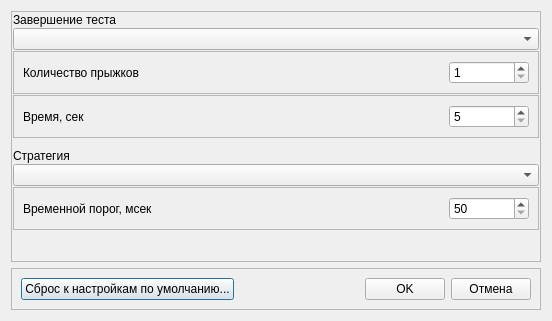
<?xml version="1.0" encoding="UTF-8"?>
<ui version="4.0">
 <class>JumpHeightTestParamsDialog</class>
 <widget class="QDialog" name="JumpHeightTestParamsDialog">
  <property name="geometry">
   <rect>
    <x>0</x>
    <y>0</y>
    <width>552</width>
    <height>321</height>
   </rect>
  </property>
  <property name="windowTitle">
   <string>Параметры теста высоты прыжков</string>
  </property>
  <layout class="QVBoxLayout" name="verticalLayout">
   <item>
    <widget class="QFrame" name="frame">
     <property name="frameShape">
      <enum>QFrame::StyledPanel</enum>
     </property>
     <property name="frameShadow">
      <enum>QFrame::Raised</enum>
     </property>
     <layout class="QVBoxLayout" name="verticalLayout_2">
      <property name="spacing">
       <number>1</number>
      </property>
      <property name="leftMargin">
       <number>1</number>
      </property>
      <property name="topMargin">
       <number>1</number>
      </property>
      <property name="rightMargin">
       <number>1</number>
      </property>
      <property name="bottomMargin">
       <number>1</number>
      </property>
      <item>
       <widget class="QLabel" name="lblFinishKind">
        <property name="text">
         <string>Завершение теста</string>
        </property>
       </widget>
      </item>
      <item>
       <widget class="QComboBox" name="cbFinishKind"/>
      </item>
      <item>
       <widget class="QFrame" name="frJumpsCount">
        <property name="frameShape">
         <enum>QFrame::StyledPanel</enum>
        </property>
        <property name="frameShadow">
         <enum>QFrame::Raised</enum>
        </property>
        <layout class="QHBoxLayout" name="horizontalLayout">
         <item>
          <widget class="QLabel" name="lblJumpsCount">
           <property name="minimumSize">
            <size>
             <width>170</width>
             <height>0</height>
            </size>
           </property>
           <property name="text">
            <string>Количество прыжков</string>
           </property>
          </widget>
         </item>
         <item>
          <spacer name="horizontalSpacer">
           <property name="orientation">
            <enum>Qt::Horizontal</enum>
           </property>
           <property name="sizeHint" stdset="0">
            <size>
             <width>40</width>
             <height>20</height>
            </size>
           </property>
          </spacer>
         </item>
         <item>
          <widget class="QSpinBox" name="edJumpsCount">
           <property name="minimumSize">
            <size>
             <width>80</width>
             <height>0</height>
            </size>
           </property>
           <property name="minimum">
            <number>1</number>
           </property>
           <property name="maximum">
            <number>200</number>
           </property>
          </widget>
         </item>
        </layout>
       </widget>
      </item>
      <item>
       <widget class="QFrame" name="frTestTime">
        <property name="frameShape">
         <enum>QFrame::StyledPanel</enum>
        </property>
        <property name="frameShadow">
         <enum>QFrame::Raised</enum>
        </property>
        <layout class="QHBoxLayout" name="horizontalLayout_2">
         <item>
          <widget class="QLabel" name="lblTestTime">
           <property name="minimumSize">
            <size>
             <width>170</width>
             <height>0</height>
            </size>
           </property>
           <property name="text">
            <string>Время, сек</string>
           </property>
          </widget>
         </item>
         <item>
          <spacer name="horizontalSpacer_2">
           <property name="orientation">
            <enum>Qt::Horizontal</enum>
           </property>
           <property name="sizeHint" stdset="0">
            <size>
             <width>40</width>
             <height>20</height>
            </size>
           </property>
          </spacer>
         </item>
         <item>
          <widget class="QSpinBox" name="edTestTime">
           <property name="minimumSize">
            <size>
             <width>80</width>
             <height>0</height>
            </size>
           </property>
           <property name="minimum">
            <number>5</number>
           </property>
           <property name="maximum">
            <number>300</number>
           </property>
           <property name="singleStep">
            <number>5</number>
           </property>
          </widget>
         </item>
        </layout>
       </widget>
      </item>
      <item>
       <spacer name="verticalSpacer_2">
        <property name="orientation">
         <enum>Qt::Vertical</enum>
        </property>
        <property name="sizeType">
         <enum>QSizePolicy::Fixed</enum>
        </property>
        <property name="sizeHint" stdset="0">
         <size>
          <width>20</width>
          <height>10</height>
         </size>
        </property>
       </spacer>
      </item>
      <item>
       <widget class="QLabel" name="lblStrategy">
        <property name="text">
         <string>Стратегия</string>
        </property>
       </widget>
      </item>
      <item>
       <widget class="QComboBox" name="cbStrategy"/>
      </item>
      <item>
       <widget class="QFrame" name="frContactTimeBound">
        <property name="frameShape">
         <enum>QFrame::StyledPanel</enum>
        </property>
        <property name="frameShadow">
         <enum>QFrame::Raised</enum>
        </property>
        <layout class="QHBoxLayout" name="horizontalLayout_3">
         <item>
          <widget class="QLabel" name="lblContactTimeBound">
           <property name="minimumSize">
            <size>
             <width>170</width>
             <height>0</height>
            </size>
           </property>
           <property name="text">
            <string>Временной порог, мсек</string>
           </property>
          </widget>
         </item>
         <item>
          <spacer name="horizontalSpacer_3">
           <property name="orientation">
            <enum>Qt::Horizontal</enum>
           </property>
           <property name="sizeHint" stdset="0">
            <size>
             <width>40</width>
             <height>20</height>
            </size>
           </property>
          </spacer>
         </item>
         <item>
          <widget class="QSpinBox" name="edContactTimeBound">
           <property name="minimumSize">
            <size>
             <width>80</width>
             <height>0</height>
            </size>
           </property>
           <property name="minimum">
            <number>50</number>
           </property>
           <property name="maximum">
            <number>1500</number>
           </property>
           <property name="singleStep">
            <number>50</number>
           </property>
          </widget>
         </item>
        </layout>
       </widget>
      </item>
      <item>
       <spacer name="verticalSpacer">
        <property name="orientation">
         <enum>Qt::Vertical</enum>
        </property>
        <property name="sizeHint" stdset="0">
         <size>
          <width>20</width>
          <height>40</height>
         </size>
        </property>
       </spacer>
      </item>
     </layout>
    </widget>
   </item>
   <item>
    <widget class="QFrame" name="frame_3">
     <property name="sizePolicy">
      <sizepolicy hsizetype="Preferred" vsizetype="Fixed">
       <horstretch>0</horstretch>
       <verstretch>0</verstretch>
      </sizepolicy>
     </property>
     <property name="frameShape">
      <enum>QFrame::StyledPanel</enum>
     </property>
     <property name="frameShadow">
      <enum>QFrame::Raised</enum>
     </property>
     <layout class="QHBoxLayout" name="horizontalLayout_12">
      <item>
       <widget class="QPushButton" name="btnDefault_2">
        <property name="text">
         <string>Сброс к настройкам по умолчанию...</string>
        </property>
       </widget>
      </item>
      <item>
       <spacer name="horizontalSpacer_12">
        <property name="orientation">
         <enum>Qt::Horizontal</enum>
        </property>
        <property name="sizeHint" stdset="0">
         <size>
          <width>40</width>
          <height>20</height>
         </size>
        </property>
       </spacer>
      </item>
      <item>
       <widget class="QPushButton" name="btnOK_2">
        <property name="text">
         <string>OK</string>
        </property>
       </widget>
      </item>
      <item>
       <widget class="QPushButton" name="btnCancel_2">
        <property name="text">
         <string>Отмена</string>
        </property>
       </widget>
      </item>
     </layout>
    </widget>
   </item>
  </layout>
 </widget>
 <resources/>
 <connections>
  <connection>
   <sender>cbFinishKind</sender>
   <signal>currentIndexChanged(int)</signal>
   <receiver>JumpHeightTestParamsDialog</receiver>
   <slot>on_finishKindChanged(int)</slot>
   <hints>
    <hint type="sourcelabel">
     <x>127</x>
     <y>38</y>
    </hint>
    <hint type="destinationlabel">
     <x>328</x>
     <y>38</y>
    </hint>
   </hints>
  </connection>
  <connection>
   <sender>cbStrategy</sender>
   <signal>currentIndexChanged(int)</signal>
   <receiver>JumpHeightTestParamsDialog</receiver>
   <slot>on_strategyChanged(int)</slot>
   <hints>
    <hint type="sourcelabel">
     <x>164</x>
     <y>161</y>
    </hint>
    <hint type="destinationlabel">
     <x>329</x>
     <y>162</y>
    </hint>
   </hints>
  </connection>
  <connection>
   <sender>btnOK_2</sender>
   <signal>clicked()</signal>
   <receiver>JumpHeightTestParamsDialog</receiver>
   <slot>on_ok()</slot>
   <hints>
    <hint type="sourcelabel">
     <x>428</x>
     <y>257</y>
    </hint>
    <hint type="destinationlabel">
     <x>556</x>
     <y>164</y>
    </hint>
   </hints>
  </connection>
  <connection>
   <sender>btnCancel_2</sender>
   <signal>clicked()</signal>
   <receiver>JumpHeightTestParamsDialog</receiver>
   <slot>on_cancel()</slot>
   <hints>
    <hint type="sourcelabel">
     <x>497</x>
     <y>265</y>
    </hint>
    <hint type="destinationlabel">
     <x>550</x>
     <y>216</y>
    </hint>
   </hints>
  </connection>
  <connection>
   <sender>btnDefault_2</sender>
   <signal>clicked()</signal>
   <receiver>JumpHeightTestParamsDialog</receiver>
   <slot>on_default()</slot>
   <hints>
    <hint type="sourcelabel">
     <x>158</x>
     <y>253</y>
    </hint>
    <hint type="destinationlabel">
     <x>552</x>
     <y>241</y>
    </hint>
   </hints>
  </connection>
 </connections>
 <slots>
  <slot>on_finishKindChanged(int)</slot>
  <slot>on_strategyChanged(int)</slot>
  <slot>on_ok()</slot>
  <slot>on_cancel()</slot>
  <slot>on_default()</slot>
 </slots>
</ui>
